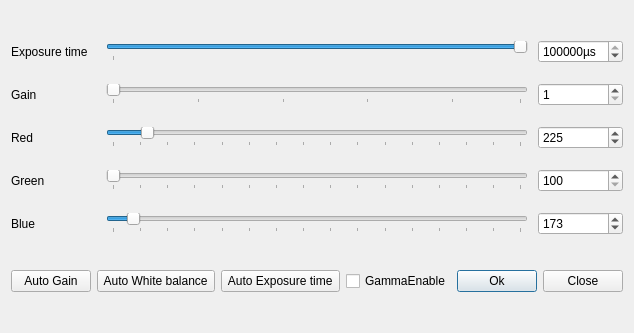
<?xml version="1.0" encoding="UTF-8"?>
<ui version="4.0">
 <class>Dialog</class>
 <widget class="QDialog" name="Dialog">
  <property name="geometry">
   <rect>
    <x>0</x>
    <y>0</y>
    <width>585</width>
    <height>333</height>
   </rect>
  </property>
  <property name="windowTitle">
   <string>ENIMAS: Camera settings</string>
  </property>
  <layout class="QVBoxLayout" name="verticalLayout_2" stretch="5,1">
   <item>
    <layout class="QGridLayout" name="gridLayout" columnstretch="1,5,1">
     <property name="leftMargin">
      <number>0</number>
     </property>
     <property name="horizontalSpacing">
      <number>10</number>
     </property>
     <property name="verticalSpacing">
      <number>20</number>
     </property>
     <item row="1" column="0">
      <widget class="QLabel" name="label_2">
       <property name="text">
        <string>Gain</string>
       </property>
      </widget>
     </item>
     <item row="2" column="0">
      <widget class="QLabel" name="label_3">
       <property name="text">
        <string>Red</string>
       </property>
      </widget>
     </item>
     <item row="2" column="1">
      <widget class="QSlider" name="horizontalSlider_3">
       <property name="focusPolicy">
        <enum>Qt::NoFocus</enum>
       </property>
       <property name="minimum">
        <number>100</number>
       </property>
       <property name="maximum">
        <number>1599</number>
       </property>
       <property name="singleStep">
        <number>1</number>
       </property>
       <property name="pageStep">
        <number>10</number>
       </property>
       <property name="value">
        <number>225</number>
       </property>
       <property name="orientation">
        <enum>Qt::Horizontal</enum>
       </property>
       <property name="tickPosition">
        <enum>QSlider::TicksBelow</enum>
       </property>
       <property name="tickInterval">
        <number>100</number>
       </property>
      </widget>
     </item>
     <item row="1" column="1">
      <widget class="QSlider" name="horizontalSlider_2">
       <property name="focusPolicy">
        <enum>Qt::NoFocus</enum>
       </property>
       <property name="minimum">
        <number>0</number>
       </property>
       <property name="maximum">
        <number>24</number>
       </property>
       <property name="value">
        <number>0</number>
       </property>
       <property name="orientation">
        <enum>Qt::Horizontal</enum>
       </property>
       <property name="tickPosition">
        <enum>QSlider::TicksBelow</enum>
       </property>
       <property name="tickInterval">
        <number>5</number>
       </property>
      </widget>
     </item>
     <item row="0" column="0">
      <widget class="QLabel" name="label">
       <property name="text">
        <string>Exposure time</string>
       </property>
      </widget>
     </item>
     <item row="0" column="1">
      <widget class="QSlider" name="horizontalSlider">
       <property name="focusPolicy">
        <enum>Qt::NoFocus</enum>
       </property>
       <property name="minimum">
        <number>10</number>
       </property>
       <property name="maximum">
        <number>1000000</number>
       </property>
       <property name="value">
        <number>122379</number>
       </property>
       <property name="orientation">
        <enum>Qt::Horizontal</enum>
       </property>
       <property name="tickPosition">
        <enum>QSlider::TicksBelow</enum>
       </property>
       <property name="tickInterval">
        <number>100000</number>
       </property>
      </widget>
     </item>
     <item row="3" column="0">
      <widget class="QLabel" name="label_4">
       <property name="text">
        <string>Green</string>
       </property>
      </widget>
     </item>
     <item row="4" column="0">
      <widget class="QLabel" name="label_5">
       <property name="text">
        <string>Blue</string>
       </property>
      </widget>
     </item>
     <item row="3" column="1">
      <widget class="QSlider" name="horizontalSlider_4">
       <property name="focusPolicy">
        <enum>Qt::NoFocus</enum>
       </property>
       <property name="minimum">
        <number>100</number>
       </property>
       <property name="maximum">
        <number>1599</number>
       </property>
       <property name="singleStep">
        <number>1</number>
       </property>
       <property name="orientation">
        <enum>Qt::Horizontal</enum>
       </property>
       <property name="tickPosition">
        <enum>QSlider::TicksBelow</enum>
       </property>
       <property name="tickInterval">
        <number>100</number>
       </property>
      </widget>
     </item>
     <item row="4" column="1">
      <widget class="QSlider" name="horizontalSlider_5">
       <property name="focusPolicy">
        <enum>Qt::NoFocus</enum>
       </property>
       <property name="minimum">
        <number>100</number>
       </property>
       <property name="maximum">
        <number>1599</number>
       </property>
       <property name="singleStep">
        <number>1</number>
       </property>
       <property name="value">
        <number>173</number>
       </property>
       <property name="orientation">
        <enum>Qt::Horizontal</enum>
       </property>
       <property name="tickPosition">
        <enum>QSlider::TicksBelow</enum>
       </property>
       <property name="tickInterval">
        <number>100</number>
       </property>
      </widget>
     </item>
     <item row="0" column="2">
      <widget class="QSpinBox" name="spinBox">
       <property name="wrapping">
        <bool>false</bool>
       </property>
       <property name="accelerated">
        <bool>true</bool>
       </property>
       <property name="suffix">
        <string>µs</string>
       </property>
       <property name="minimum">
        <number>10</number>
       </property>
       <property name="maximum">
        <number>1000000</number>
       </property>
       <property name="stepType">
        <enum>QAbstractSpinBox::DefaultStepType</enum>
       </property>
       <property name="value">
        <number>122379</number>
       </property>
      </widget>
     </item>
     <item row="1" column="2">
      <widget class="QSpinBox" name="spinBox_2">
       <property name="accelerated">
        <bool>true</bool>
       </property>
       <property name="minimum">
        <number>1</number>
       </property>
       <property name="maximum">
        <number>24</number>
       </property>
       <property name="value">
        <number>1</number>
       </property>
      </widget>
     </item>
     <item row="2" column="2">
      <widget class="QSpinBox" name="spinBox_3">
       <property name="accelerated">
        <bool>true</bool>
       </property>
       <property name="minimum">
        <number>100</number>
       </property>
       <property name="maximum">
        <number>1599</number>
       </property>
       <property name="value">
        <number>225</number>
       </property>
      </widget>
     </item>
     <item row="3" column="2">
      <widget class="QSpinBox" name="spinBox_4">
       <property name="accelerated">
        <bool>true</bool>
       </property>
       <property name="minimum">
        <number>100</number>
       </property>
       <property name="maximum">
        <number>1599</number>
       </property>
      </widget>
     </item>
     <item row="4" column="2">
      <widget class="QSpinBox" name="spinBox_5">
       <property name="accelerated">
        <bool>true</bool>
       </property>
       <property name="minimum">
        <number>100</number>
       </property>
       <property name="maximum">
        <number>1599</number>
       </property>
       <property name="value">
        <number>173</number>
       </property>
      </widget>
     </item>
    </layout>
   </item>
   <item>
    <layout class="QHBoxLayout" name="horizontalLayout">
     <item>
      <widget class="QPushButton" name="GainAutoButton">
       <property name="text">
        <string>Auto Gain</string>
       </property>
      </widget>
     </item>
     <item>
      <widget class="QPushButton" name="auto_wb_bttn">
       <property name="text">
        <string> Auto White balance </string>
       </property>
      </widget>
     </item>
     <item>
      <widget class="QPushButton" name="auto_exp_bttn">
       <property name="text">
        <string> Auto Exposure time </string>
       </property>
      </widget>
     </item>
     <item>
      <widget class="QCheckBox" name="GammaEnablecheckBox">
       <property name="text">
        <string>GammaEnable</string>
       </property>
      </widget>
     </item>
     <item>
      <widget class="QPushButton" name="ok_bttn">
       <property name="text">
        <string>Ok</string>
       </property>
       <property name="iconSize">
        <size>
         <width>16</width>
         <height>16</height>
        </size>
       </property>
       <property name="default">
        <bool>true</bool>
       </property>
      </widget>
     </item>
     <item>
      <widget class="QPushButton" name="cancel_bttn">
       <property name="text">
        <string>Close</string>
       </property>
      </widget>
     </item>
    </layout>
   </item>
  </layout>
 </widget>
 <tabstops>
  <tabstop>spinBox</tabstop>
  <tabstop>spinBox_2</tabstop>
  <tabstop>spinBox_3</tabstop>
  <tabstop>spinBox_4</tabstop>
  <tabstop>spinBox_5</tabstop>
  <tabstop>ok_bttn</tabstop>
  <tabstop>cancel_bttn</tabstop>
  <tabstop>auto_wb_bttn</tabstop>
  <tabstop>auto_exp_bttn</tabstop>
 </tabstops>
 <resources/>
 <connections/>
</ui>
